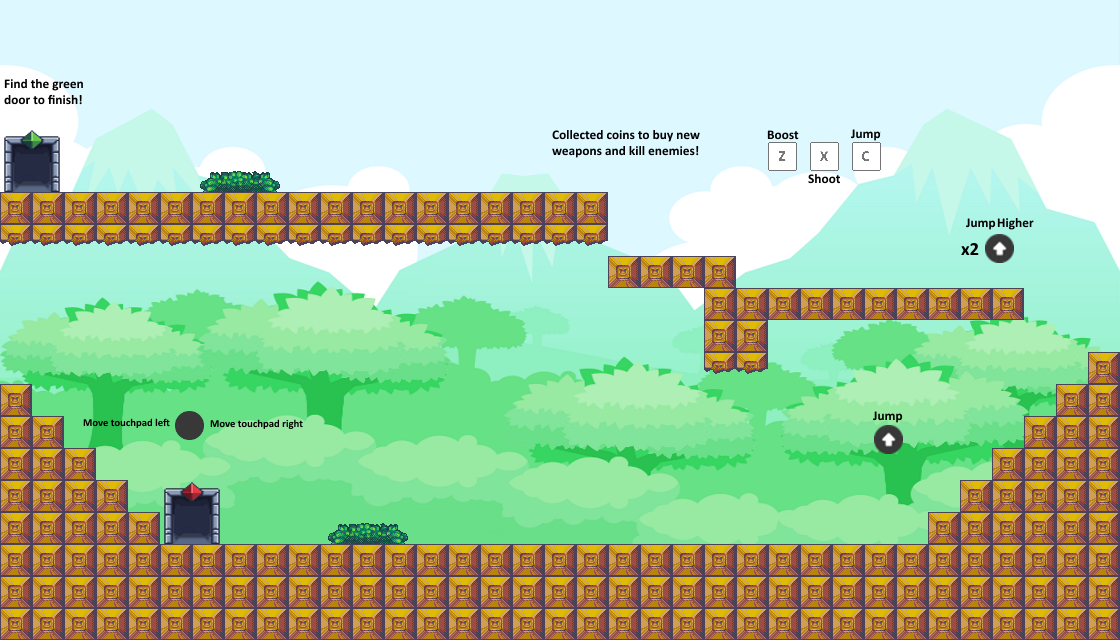

A level layout from a 2D game, rendered from its tile map. Below: a short description, then the map file with its tile-grid data intact:
An orthogonal 35x20 tile map with 32x32 px tiles, 1 tile layer (Tile Layer 1), 2 tilesets, 1 image layer and 8 objects (3x coin, 2x collidable, goblin, player, exit).

<map version="1.0" tiledversion="1.0.2" orientation="orthogonal" renderorder="left-down" width="35" height="20" tilewidth="32" tileheight="32" nextobjectid="10">
 <tileset firstgid="1" source="../../retro_tiled_tileset.tsx" />
 <tileset firstgid="10" source="../../tilesets/door_tileset.tsx" />
 <imagelayer name="Image Layer 1">
  <image source="tutorialBackgrounAndroid.png" width="1120" height="640" />
 </imagelayer>
 <layer name="Tile Layer 1" width="35" height="20">
  <data encoding="csv">
0,0,0,0,0,0,0,0,0,0,0,0,0,0,0,0,0,0,0,0,0,0,0,0,0,0,0,0,0,0,0,0,0,0,0,
0,0,0,0,0,0,0,0,0,0,0,0,0,0,0,0,0,0,0,0,0,0,0,0,0,0,0,0,0,0,0,0,0,0,0,
0,0,0,0,0,0,0,0,0,0,0,0,0,0,0,0,0,0,0,0,0,0,0,0,0,0,0,0,0,0,0,0,0,0,0,
0,0,0,0,0,0,0,0,0,0,0,0,0,0,0,0,0,0,0,0,0,0,0,0,0,0,0,0,0,0,0,0,0,0,0,
12,14,0,0,0,0,0,0,0,0,0,0,0,0,0,0,0,0,0,0,0,0,0,0,0,0,0,0,0,0,0,0,0,0,0,
10,11,0,0,0,0,6,7,8,0,0,0,0,0,0,0,0,0,0,0,0,0,0,0,0,0,0,0,0,0,0,0,0,0,0,
2,2,2,2,2,2,2,2,2,2,2,2,2,2,2,2,2,2,2,0,0,0,0,0,0,0,0,0,0,0,0,0,0,0,0,
4,4,4,4,4,4,4,4,4,4,4,4,4,4,4,4,4,4,4,0,0,0,0,0,0,0,0,0,0,0,0,0,0,0,0,
0,0,0,0,0,0,0,0,0,0,0,0,0,0,0,0,0,0,0,2,2,2,2,0,0,0,0,0,0,0,0,0,0,0,0,
0,0,0,0,0,0,0,0,0,0,0,0,0,0,0,0,0,0,0,0,0,0,2,2,2,2,2,2,2,2,2,2,0,0,0,
0,0,0,0,0,0,0,0,0,0,0,0,0,0,0,0,0,0,0,0,0,0,2,2,0,0,0,0,0,0,0,0,0,0,0,
0,0,0,0,0,0,0,0,0,0,0,0,0,0,0,0,0,0,0,0,0,0,4,4,0,0,0,0,0,0,0,0,0,0,2,
2,0,0,0,0,0,0,0,0,0,0,0,0,0,0,0,0,0,0,0,0,0,0,0,0,0,0,0,0,0,0,0,0,2,2,
2,2,0,0,0,0,0,0,0,0,0,0,0,0,0,0,0,0,0,0,0,0,0,0,0,0,0,0,0,0,0,0,2,2,2,
2,2,2,0,0,0,0,0,0,0,0,0,0,0,0,0,0,0,0,0,0,0,0,0,0,0,0,0,0,0,0,2,2,2,2,
2,2,2,2,0,13,15,0,0,0,0,0,0,0,0,0,0,0,0,0,0,0,0,0,0,0,0,0,0,0,2,2,2,2,2,
2,2,2,2,2,10,11,0,0,0,6,7,8,0,0,0,0,0,0,0,0,0,0,0,0,0,0,0,0,2,2,2,2,2,2,
2,2,2,2,2,2,2,2,2,2,2,2,2,2,2,2,2,2,2,2,2,2,2,2,2,2,2,2,2,2,2,2,2,2,2,
2,2,2,2,2,2,2,2,2,2,2,2,2,2,2,2,2,2,2,2,2,2,2,2,2,2,2,2,2,2,2,2,2,2,2,
2,2,2,2,2,2,2,2,2,2,2,2,2,2,2,2,2,2,2,2,2,2,2,2,2,2,2,2,2,2,2,2,2,2,2
</data>
 </layer>
 <objectgroup name="spawn">
  <properties>
   <property name="numberOfSpawns" value="1" />
  </properties>
  <object id="1" name="collidable" x="602.5" y="126.333" width="11" height="86.3333">
   <properties>
    <property name="all" type="bool" value="true" />
    <property name="goblin" type="bool" value="true" />
   </properties>
  </object>
  <object id="9" name="collidable" x="-0.166667" y="119.167" width="5" height="86.3333">
   <properties>
    <property name="all" type="bool" value="false" />
    <property name="goblin" type="bool" value="true" />
   </properties>
  </object>
 </objectgroup>
 <objectgroup name="spawn1">
  <object id="3" name="coin" x="1053.33" y="289.333" />
  <object id="4" name="coin" x="744" y="200" />
  <object id="5" name="coin" x="588" y="125.333" />
  <object id="6" name="goblin" x="337.333" y="161.333" />
  <object id="7" name="player" x="186.667" y="498.667" />
  <object id="8" name="exit" x="21.9167" y="155.833" width="6.5" height="23" />
 </objectgroup>
</map>
